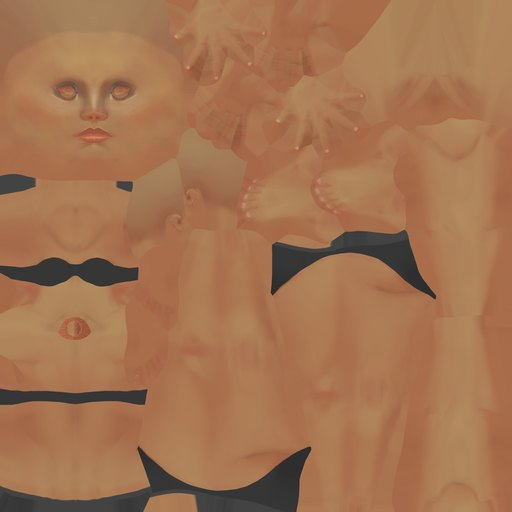
#> input picture unity/GoldenSchmidtUnity/Assets/GSG/Models/tex/body_f_dark.jpg, 512 x 512 px, given in place of T_Superhero_Male_Ligh.png, which was not available; the run also reads 1 picture not shown here
$ python build-character-textures.py
#> lines starting #> are read from the running program, lines starting #| are printed output that depends on the picture; after the words box and inside, x2 and y2 are one past the last pixel; in counts of white or black regions, pixels touching at a corner belong together
"""Builds the web textures for the rigged characters (Quaternius Universal
Base Characters, CC0) from src/3DModels into public/models/tex/:

- body_<m|f>_<light|dark>.jpg  512 px skin/clothing colour maps
- outfit_<m|f>.png             256 px mask of the dark underwear (white = clothing),
                               tinted with the player colour at runtime
- hair_<1|2>.jpg, eye.jpg      hair and eye colour maps

Normal and roughness maps are left out on purpose: on phone screens they cost
download and GPU time without visible gain at this camera distance.
Run: python3 scripts/assets/build-character-textures.py
"""
from pathlib import Path
from PIL import Image, ImageFilter

SRC = Path("src/3DModels/Universal Base Characters[Standard]/Base Characters/Textures")
OUT = Path("public/models/tex")
OUT.mkdir(parents=True, exist_ok=True)

def jpg(src: str, out: str, size: int) -> None:
#> called with src = 'T_Superhero_Male_Ligh.png', out = 'body_m_light.jpg', size = 512
    Image.open(SRC / src).convert("RGB").resize((size, size), Image.LANCZOS).save(OUT / out, quality=86, optimize=True)

bodies = {
    "m": {"light": "T_Superhero_Male_Ligh.png", "dark": "T_Superhero_Male_Dark.png"},
    "f": {"light": "T_Superhero_Female_Light_BaseColor.png", "dark": "T_Superhero_Female_Dark_BaseColor.png"},
}
for body, skins in bodies.items():
    for skin, name in skins.items():
        jpg(name, f"body_{body}_{skin}.jpg", 512)
    # Clothing = neutral grey (no saturation); skin is always warm and saturated.
    img = Image.open(SRC / skins["light"]).convert("RGB").resize((512, 512), Image.LANCZOS)
#> img is the input picture: PIL image 512x512 RGB; mean R, G, B 163.1, 115, 80.6
    mask = Image.new("L", img.size)
#> mask: PIL image 512x512 L; every value is 0
    px, mp = img.load(), mask.load()
    for y in range(img.size[1]):
        for x in range(img.size[0]):
            r, g, b = px[x, y]
            lum = (r * 299 + g * 587 + b * 114) / 255000
            sat = (max(r, g, b) - min(r, g, b)) / 255
            mp[x, y] = 255 if sat < .07 and .25 < lum < .9 else 0
    mask.filter(ImageFilter.MaxFilter(3)).filter(ImageFilter.GaussianBlur(1)).resize((256, 256), Image.LANCZOS).save(OUT / f"outfit_{body}.png", optimize=True)
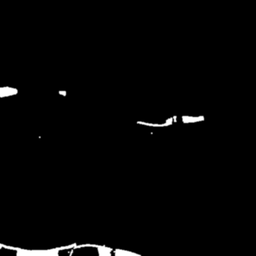
#> saved as outfit_m.png: PIL image 256x256 L; min 0, max 255, mean 4.4
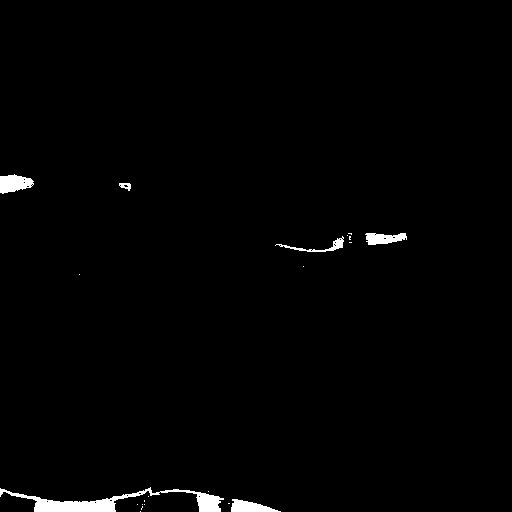
#> mask: PIL image 512x512 L; 1.2% white; 21 white regions (15 under 20 px), largest, box (x1, y1, x2, y2) and area: (0, 487, 224, 512) 1725, (0, 174, 34, 194) 468, (231, 499, 281, 512) 391, (365, 233, 407, 245) 354, (275, 236, 344, 252) 230, (119, 183, 131, 191) 59
#> pass 2 of the loop `for body, skins in bodies.items():`:
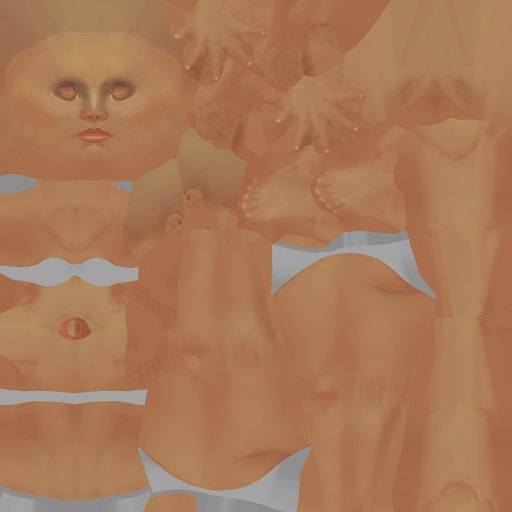
#> input picture unity/GoldenSchmidtUnity/Assets/GSG/Models/tex/body_f_light.jpg, 512 x 512 px, given in place of T_Superhero_Female_Light_BaseColor.png, which was not available
#> img is the input picture: PIL image 512x512 RGB; mean R, G, B 169.2, 121, 86.7
#> `mask.filter(ImageFilter.MaxFilter(3)).filter(ImageFilter.GaussianBlur(..`:
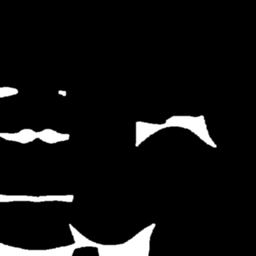
#> saved as outfit_f.png: PIL image 256x256 L; min 0, max 255, mean 15.8
#> `mask.filter(ImageFilter.MaxFilter(3)).filter(ImageFilter.GaussianBlur(..`:
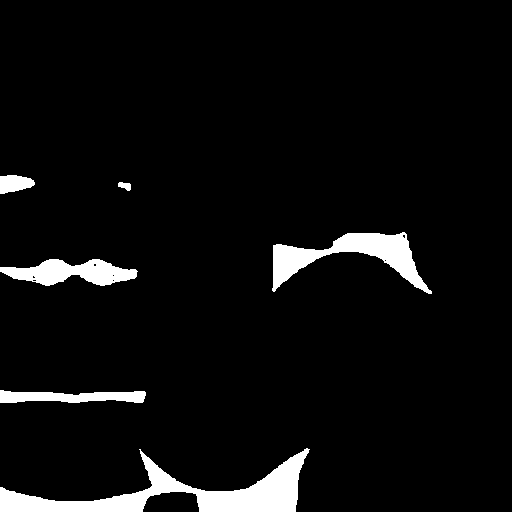
#> mask: PIL image 512x512 L; 5.4% white; 6 white regions, box (x1, y1, x2, y2) and area: (0, 448, 310, 512) 6459, (272, 232, 432, 294) 3584, (0, 259, 138, 286) 2220, (0, 390, 146, 403) 1368, (0, 175, 35, 194) 488, (118, 182, 131, 191) 79

jpg("T_Hair_1_BaseColor.png", "hair_1.jpg", 512)
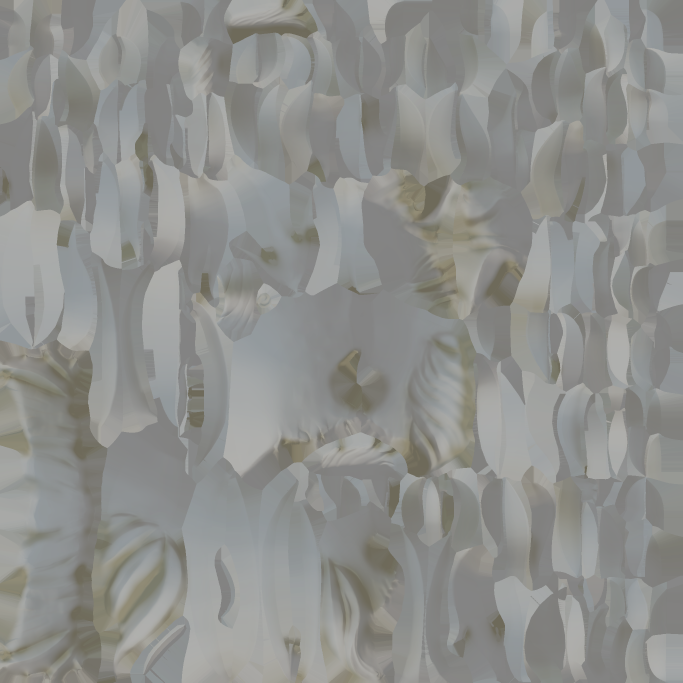
#> input picture src/3DModels/Universal Base Characters[Standard]/Base Characters/Godot - UE/T_Hair_1_BaseColor.png, 2048 x 2048 px, found by its file name (shown at 1/3 size)
#> in jpg (call 5), `Image.open(SRC / src).convert("RGB").resize((size, size), Image.LANCZO..`:
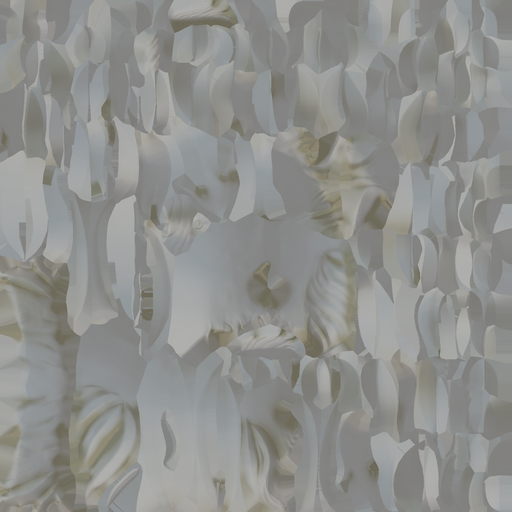
#> saved as hair_1.jpg: PIL image 512x512 RGB; mean R, G, B 143, 144.1, 141.4
jpg("T_Hair_2_BaseColor.png", "hair_2.jpg", 512)
#> (the run stopped early here; a loop or call above may not have finished)
